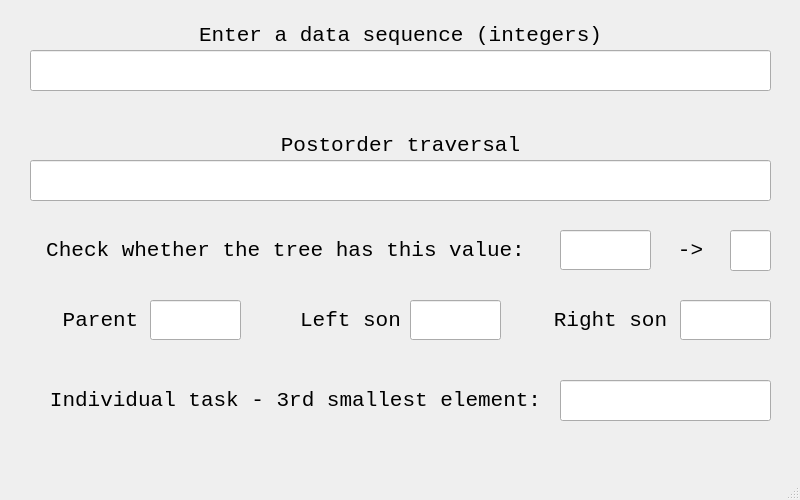
<?xml version="1.0" encoding="UTF-8"?>
<ui version="4.0">
 <class>MainWindow</class>
 <widget class="QMainWindow" name="MainWindow">
  <property name="geometry">
   <rect>
    <x>0</x>
    <y>0</y>
    <width>800</width>
    <height>500</height>
   </rect>
  </property>
  <property name="font">
   <font>
    <family>Courier New</family>
    <pointsize>14</pointsize>
   </font>
  </property>
  <property name="windowTitle">
   <string>MainWindow</string>
  </property>
  <widget class="QWidget" name="centralwidget">
   <widget class="QLineEdit" name="lineEdit_toFind">
    <property name="geometry">
     <rect>
      <x>560</x>
      <y>230</y>
      <width>91</width>
      <height>40</height>
     </rect>
    </property>
    <property name="font">
     <font>
      <family>Courier New</family>
      <pointsize>14</pointsize>
     </font>
    </property>
    <property name="text">
     <string/>
    </property>
   </widget>
   <widget class="QLabel" name="label_source">
    <property name="geometry">
     <rect>
      <x>30</x>
      <y>20</y>
      <width>741</width>
      <height>31</height>
     </rect>
    </property>
    <property name="font">
     <font>
      <family>Courier New</family>
      <pointsize>16</pointsize>
     </font>
    </property>
    <property name="text">
     <string>Enter a data sequence (integers)</string>
    </property>
    <property name="alignment">
     <set>Qt::AlignmentFlag::AlignCenter</set>
    </property>
   </widget>
   <widget class="QLineEdit" name="lineEdit_source">
    <property name="geometry">
     <rect>
      <x>30</x>
      <y>50</y>
      <width>741</width>
      <height>41</height>
     </rect>
    </property>
    <property name="font">
     <font>
      <family>Courier New</family>
      <pointsize>14</pointsize>
     </font>
    </property>
   </widget>
   <widget class="QLabel" name="label_built">
    <property name="geometry">
     <rect>
      <x>30</x>
      <y>130</y>
      <width>741</width>
      <height>31</height>
     </rect>
    </property>
    <property name="font">
     <font>
      <family>Courier New</family>
      <pointsize>16</pointsize>
     </font>
    </property>
    <property name="text">
     <string>Postorder traversal</string>
    </property>
    <property name="alignment">
     <set>Qt::AlignmentFlag::AlignCenter</set>
    </property>
   </widget>
   <widget class="QLineEdit" name="lineEdit_traversal">
    <property name="geometry">
     <rect>
      <x>30</x>
      <y>160</y>
      <width>741</width>
      <height>41</height>
     </rect>
    </property>
    <property name="font">
     <font>
      <family>Courier New</family>
      <pointsize>14</pointsize>
     </font>
    </property>
   </widget>
   <widget class="QLabel" name="label_built_2">
    <property name="geometry">
     <rect>
      <x>30</x>
      <y>230</y>
      <width>511</width>
      <height>41</height>
     </rect>
    </property>
    <property name="font">
     <font>
      <family>Courier New</family>
      <pointsize>16</pointsize>
     </font>
    </property>
    <property name="text">
     <string>Check whether the tree has this value:</string>
    </property>
    <property name="alignment">
     <set>Qt::AlignmentFlag::AlignCenter</set>
    </property>
   </widget>
   <widget class="QLabel" name="label_built_3">
    <property name="geometry">
     <rect>
      <x>650</x>
      <y>230</y>
      <width>81</width>
      <height>41</height>
     </rect>
    </property>
    <property name="font">
     <font>
      <family>Courier New</family>
      <pointsize>16</pointsize>
     </font>
    </property>
    <property name="text">
     <string>-&gt;</string>
    </property>
    <property name="alignment">
     <set>Qt::AlignmentFlag::AlignCenter</set>
    </property>
   </widget>
   <widget class="QLineEdit" name="lineEdit_isFound">
    <property name="geometry">
     <rect>
      <x>730</x>
      <y>230</y>
      <width>41</width>
      <height>41</height>
     </rect>
    </property>
    <property name="alignment">
     <set>Qt::AlignmentFlag::AlignCenter</set>
    </property>
    <property name="readOnly">
     <bool>true</bool>
    </property>
   </widget>
   <widget class="QLineEdit" name="lineEdit_right">
    <property name="geometry">
     <rect>
      <x>680</x>
      <y>300</y>
      <width>91</width>
      <height>40</height>
     </rect>
    </property>
    <property name="font">
     <font>
      <family>Courier New</family>
      <pointsize>14</pointsize>
     </font>
    </property>
    <property name="text">
     <string/>
    </property>
    <property name="readOnly">
     <bool>true</bool>
    </property>
   </widget>
   <widget class="QLineEdit" name="lineEdit_left">
    <property name="geometry">
     <rect>
      <x>410</x>
      <y>300</y>
      <width>91</width>
      <height>40</height>
     </rect>
    </property>
    <property name="font">
     <font>
      <family>Courier New</family>
      <pointsize>14</pointsize>
     </font>
    </property>
    <property name="text">
     <string/>
    </property>
    <property name="readOnly">
     <bool>true</bool>
    </property>
   </widget>
   <widget class="QLineEdit" name="lineEdit_parent">
    <property name="geometry">
     <rect>
      <x>150</x>
      <y>300</y>
      <width>91</width>
      <height>40</height>
     </rect>
    </property>
    <property name="font">
     <font>
      <family>Courier New</family>
      <pointsize>14</pointsize>
     </font>
    </property>
    <property name="text">
     <string/>
    </property>
    <property name="readOnly">
     <bool>true</bool>
    </property>
   </widget>
   <widget class="QLabel" name="label_built_4">
    <property name="geometry">
     <rect>
      <x>40</x>
      <y>300</y>
      <width>121</width>
      <height>41</height>
     </rect>
    </property>
    <property name="font">
     <font>
      <family>Courier New</family>
      <pointsize>16</pointsize>
     </font>
    </property>
    <property name="text">
     <string>Parent</string>
    </property>
    <property name="alignment">
     <set>Qt::AlignmentFlag::AlignCenter</set>
    </property>
   </widget>
   <widget class="QLabel" name="label_built_5">
    <property name="geometry">
     <rect>
      <x>280</x>
      <y>300</y>
      <width>141</width>
      <height>41</height>
     </rect>
    </property>
    <property name="font">
     <font>
      <family>Courier New</family>
      <pointsize>16</pointsize>
     </font>
    </property>
    <property name="text">
     <string>Left son</string>
    </property>
    <property name="alignment">
     <set>Qt::AlignmentFlag::AlignCenter</set>
    </property>
   </widget>
   <widget class="QLabel" name="label_built_6">
    <property name="geometry">
     <rect>
      <x>540</x>
      <y>300</y>
      <width>141</width>
      <height>41</height>
     </rect>
    </property>
    <property name="font">
     <font>
      <family>Courier New</family>
      <pointsize>16</pointsize>
     </font>
    </property>
    <property name="text">
     <string>Right son</string>
    </property>
    <property name="alignment">
     <set>Qt::AlignmentFlag::AlignCenter</set>
    </property>
   </widget>
   <widget class="QLabel" name="label_built_7">
    <property name="geometry">
     <rect>
      <x>40</x>
      <y>380</y>
      <width>511</width>
      <height>41</height>
     </rect>
    </property>
    <property name="font">
     <font>
      <family>Courier New</family>
      <pointsize>16</pointsize>
     </font>
    </property>
    <property name="text">
     <string>Individual task - 3rd smallest element:</string>
    </property>
    <property name="alignment">
     <set>Qt::AlignmentFlag::AlignCenter</set>
    </property>
   </widget>
   <widget class="QLineEdit" name="lineEdit_func">
    <property name="geometry">
     <rect>
      <x>560</x>
      <y>380</y>
      <width>211</width>
      <height>41</height>
     </rect>
    </property>
    <property name="alignment">
     <set>Qt::AlignmentFlag::AlignCenter</set>
    </property>
    <property name="readOnly">
     <bool>true</bool>
    </property>
   </widget>
  </widget>
  <widget class="QMenuBar" name="menubar">
   <property name="geometry">
    <rect>
     <x>0</x>
     <y>0</y>
     <width>800</width>
     <height>26</height>
    </rect>
   </property>
  </widget>
  <widget class="QStatusBar" name="statusbar"/>
 </widget>
 <resources/>
 <connections/>
</ui>
